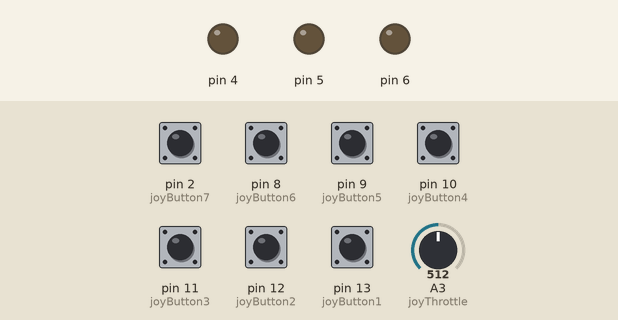
Bench run of a sketch on a simulated Arduino Leonardo, built with avr-gcc and run on an emulated ATmega32U4. On the bench: output pins drawn as LEDs (lit = HIGH). The inputs (shaded band) are chosen by the test bench; at power-on: pin 2 (joyButton7), pin 8 (joyButton6), pin 9 (joyButton5), pin 10 (joyButton4), pin 11 (joyButton3), pin 12 (joyButton2), pin 13 (joyButton1) HIGH, A3 (joyThrottle) = 512. USB keyboard and mouse output is not drawn.

Above: at 1.2 s.
1.3 s: pin 2 (joyButton7) pulled LOW for 0.15 s
At 2.5 s:
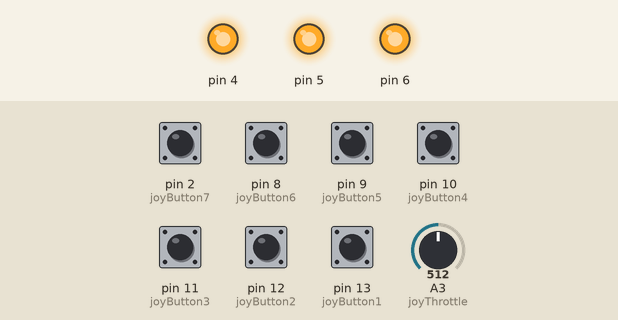
2.9 s: pin 8 (joyButton6) pulled LOW for 0.15 s
At 3.8 s:
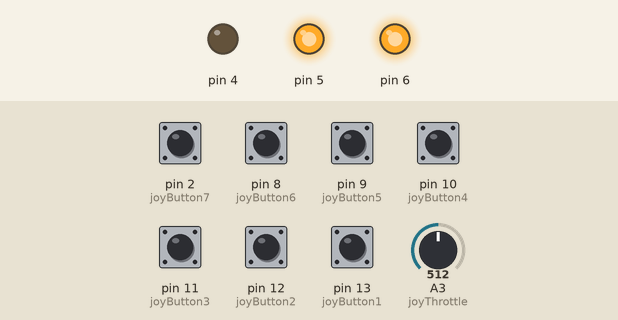
4.5 s: pin 9 (joyButton5) pulled LOW for 0.15 s
At 5.0 s:
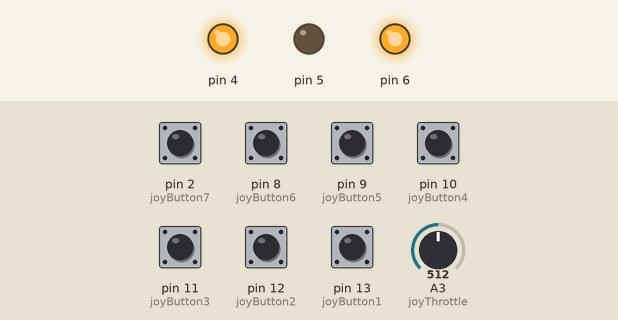
6.1 s: pin 10 (joyButton4) pulled LOW for 0.15 s
At 7.3 s:
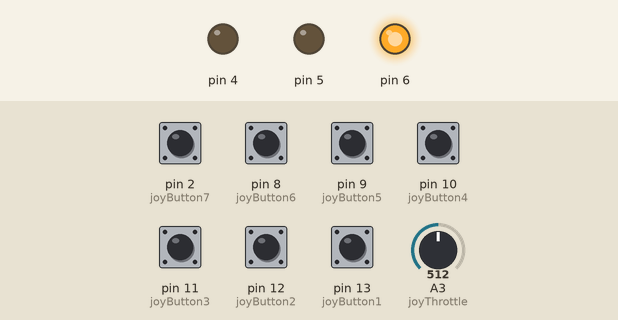
7.7 s: pin 11 (joyButton3) pulled LOW for 0.15 s
At 8.6 s:
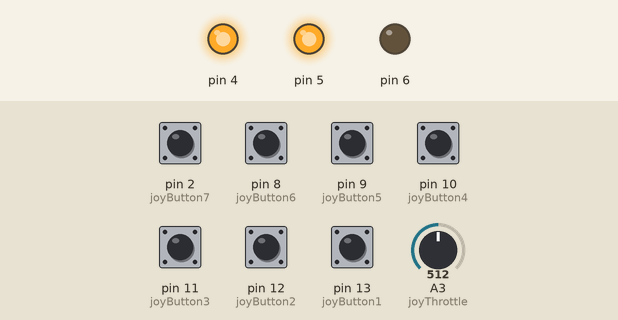
9.3 s: pin 12 (joyButton2) pulled LOW for 0.15 s
At 9.8 s:
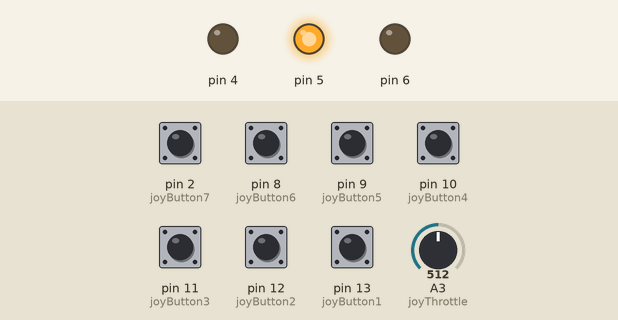
Timing chart, 0 to 11.9 s (numbered marks = the images above; inputs shaded):
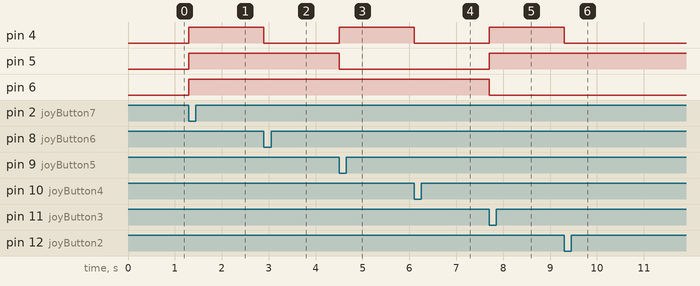

The sketch:

Clutch_Pedal.ino
```cpp
#include <Joystick.h>

#define joyThrottle A3
#define joyButton1 13
#define joyButton2 12
#define joyButton3 11
#define joyButton4 10
#define joyButton5 9
#define joyButton6 8
#define joyButton7 2

Joystick_ Joystick(0x15, JOYSTICK_TYPE_JOYSTICK, 7, 0, false, false, false, false, false, false, false, true, false, false, false);
const bool initAutoSendState = true;

int throttle_ = 0;
int lastButton1State = 0;
int lastButton2State = 0;
int lastButton3State = 0;
int lastButton4State = 0;
int lastButton5State = 0;
int lastButton6State = 0;
int lastButton7State = 0;

void setup() {
  // put your setup code here, to run once:
pinMode(joyButton1, INPUT_PULLUP);
pinMode(joyButton2, INPUT_PULLUP);
pinMode(joyButton3, INPUT_PULLUP);
pinMode(joyButton4, INPUT_PULLUP);
pinMode(joyButton5, INPUT_PULLUP);
pinMode(joyButton6, INPUT_PULLUP);
pinMode(joyButton7, INPUT_PULLUP);

pinMode(4,OUTPUT);
pinMode(5,OUTPUT);
pinMode(6,OUTPUT);

digitalWrite(joyButton1,HIGH);
digitalWrite(joyButton2,HIGH);
digitalWrite(joyButton3,HIGH);
digitalWrite(joyButton4,HIGH);
digitalWrite(joyButton5,HIGH);
digitalWrite(joyButton6,HIGH);
digitalWrite(joyButton7,HIGH);

digitalWrite(4,LOW);
  digitalWrite(5,LOW);
  digitalWrite(6,LOW);

Joystick.begin();

}

void loop() {
  // put your main code here, to run repeatedly:
  //Axis Runtime
  throttle_ = analogRead(joyThrottle);
  throttle_ = map(throttle_, 0, 1023., 0, 2047);
  Joystick.setThrottle(throttle_);


  int currentButton1State = !digitalRead(joyButton1);
  if (currentButton1State != lastButton1State){
    digitalWrite(4,HIGH);
    digitalWrite(5,LOW);
    digitalWrite(6,LOW);
    Joystick.setButton(0,currentButton1State);
    lastButton1State = currentButton1State;
  }

  int currentButton2State = !digitalRead(joyButton2);
  if (currentButton2State != lastButton2State){
    digitalWrite(4,LOW);
    digitalWrite(5,HIGH);
    digitalWrite(6,LOW);
    Joystick.setButton(1,currentButton2State);
    lastButton2State = currentButton2State;
  }

  int currentButton3State = !digitalRead(joyButton3);
  if (currentButton3State != lastButton3State){
    digitalWrite(4,HIGH);
    digitalWrite(5,HIGH);
    digitalWrite(6,LOW);
    Joystick.setButton(2,currentButton3State);
    lastButton3State = currentButton3State;
  }

  int currentButton4State = !digitalRead(joyButton4);
  if (currentButton4State != lastButton4State){
    digitalWrite(4,LOW);
    digitalWrite(5,LOW);
    digitalWrite(6,HIGH);
    Joystick.setButton(3,currentButton4State);
    lastButton4State = currentButton4State;
  }

  int currentButton5State = !digitalRead(joyButton5);
  if (currentButton5State != lastButton5State){
    digitalWrite(4,HIGH);
    digitalWrite(5,LOW);
    digitalWrite(6,HIGH);
    Joystick.setButton(4,currentButton5State);
    lastButton5State = currentButton5State;
  }

  int currentButton6State = !digitalRead(joyButton6);
  if (currentButton6State != lastButton6State){
    digitalWrite(4,LOW);
    digitalWrite(5,HIGH);
    digitalWrite(6,HIGH);
    Joystick.setButton(5,currentButton6State);
    lastButton6State = currentButton6State;
  }

  int currentButton7State = !digitalRead(joyButton7);
  if (currentButton7State != lastButton7State){
    digitalWrite(4,HIGH);
    digitalWrite(5,HIGH);
    digitalWrite(6,HIGH);
    Joystick.setButton(6,currentButton7State);
    lastButton7State = currentButton7State;
  }

delay(0.05 );


}
```

Measured:
- after the input at 1.3 s, pin 4–6: LOW → HIGH at once
- after the input at 2.9 s, pin 4: HIGH → LOW at once
- after the input at 4.5 s, pin 4: LOW → HIGH at once; pin 5: HIGH → LOW at once
- after the input at 6.1 s, pin 4: HIGH → LOW at once
- after the input at 7.7 s, pin 4, pin 5: LOW → HIGH at once; pin 6: HIGH → LOW at once
- after the input at 9.3 s, pin 4: HIGH → LOW at once
